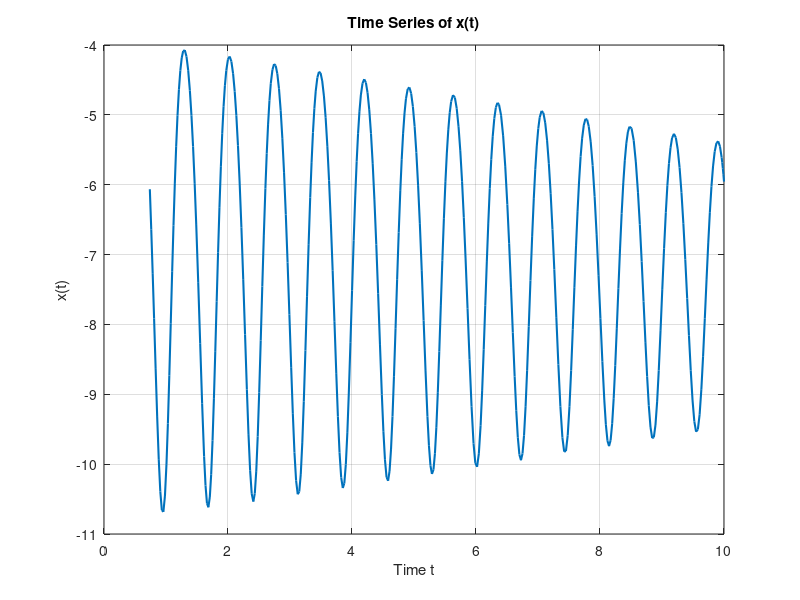
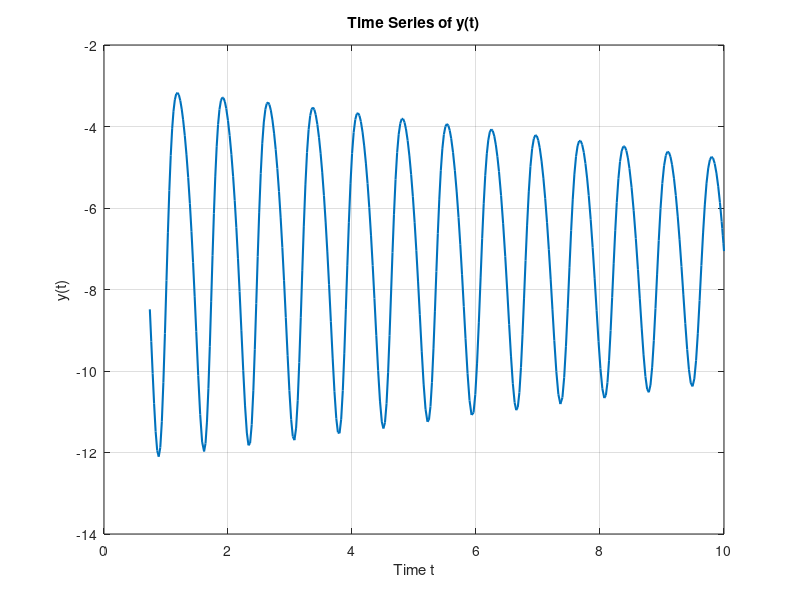
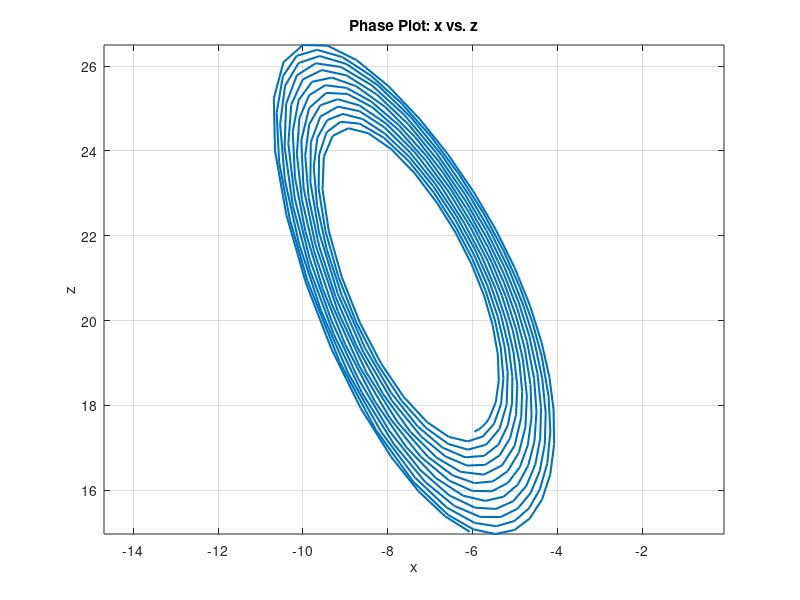

MATLAB code to generate these figures, in order:
function lorenz_main()
% lorenz_main - Simulation of the Lorenz System using ode45
%
% Equations of the Lorenz system:
%   dx/dt = sigma*(y - x)
%   dy/dt = x*(rho - z) - y
%   dz/dt = x*y - beta*z
%
% Standard parameter values used:
%   sigma = 10, beta = 8/3, rho = 22
%
% This function generates random initial conditions (in the interval [0,10]),
% integrates the Lorenz system over the time span [0, 10], removes the first 50
% data points as transient behavior, and produces the following plots:
%   - Time series of x(t)
%   - Time series of y(t)
%   - Phase plot of x versus z
%
% Author: Sabneet Bains
% License: MIT License

    try
        %% Workspace Cleanup
        clear; close all; clc;
        
        %% Parameters
        sigma = 10;
        beta = 8/3;
        rho = 22;
        
        %% Define the Lorenz System
        % p(1)=x, p(2)=y, p(3)=z
        lorenz = @(t, p) [ sigma*(p(2)-p(1));
                           p(1)*(rho - p(3)) - p(2);
                           p(1)*p(2) - beta*p(3) ];
                       
        %% Generate Random Initial Conditions
        % Random initial conditions in the interval [0, 10]
        rng('shuffle');
        x0 = 10 * rand;
        y0 = 10 * rand;
        z0 = 10 * rand;
        initialConditions = [x0; y0; z0];
        
        %% Numerical Integration using ode45
        tspan = [0, 10];
        [t, p] = ode45(lorenz, tspan, initialConditions);
        
        %% Remove Transient Dynamics
        % Remove the first 50 data points if available
        if length(t) > 50
            t_trim = t(50:end);
            p_trim = p(50:end, :);
        else
            t_trim = t;
            p_trim = p;
        end
        
        %% Plotting Results
        
        % Plot x(t)
        figure;
        plot(t_trim, p_trim(:,1), 'LineWidth', 1.5);
        grid on;
        xlabel('Time t');
        ylabel('x(t)');
        title('Time Series of x(t)');
        
        % Plot y(t)
        figure;
        plot(t_trim, p_trim(:,2), 'LineWidth', 1.5);
        grid on;
        xlabel('Time t');
        ylabel('y(t)');
        title('Time Series of y(t)');
        
        % Plot phase plot: x vs. z
        figure;
        plot(p_trim(:,1), p_trim(:,3), 'LineWidth', 1.5);
        grid on;
        xlabel('x');
        ylabel('z');
        title('Phase Plot: x vs. z');
        axis equal;
        
    catch ME
        fprintf('An error occurred: %s\n', ME.message);
    end
end

% Run the main function if the script is executed directly
if ~isdeployed
    lorenz_main();
end
